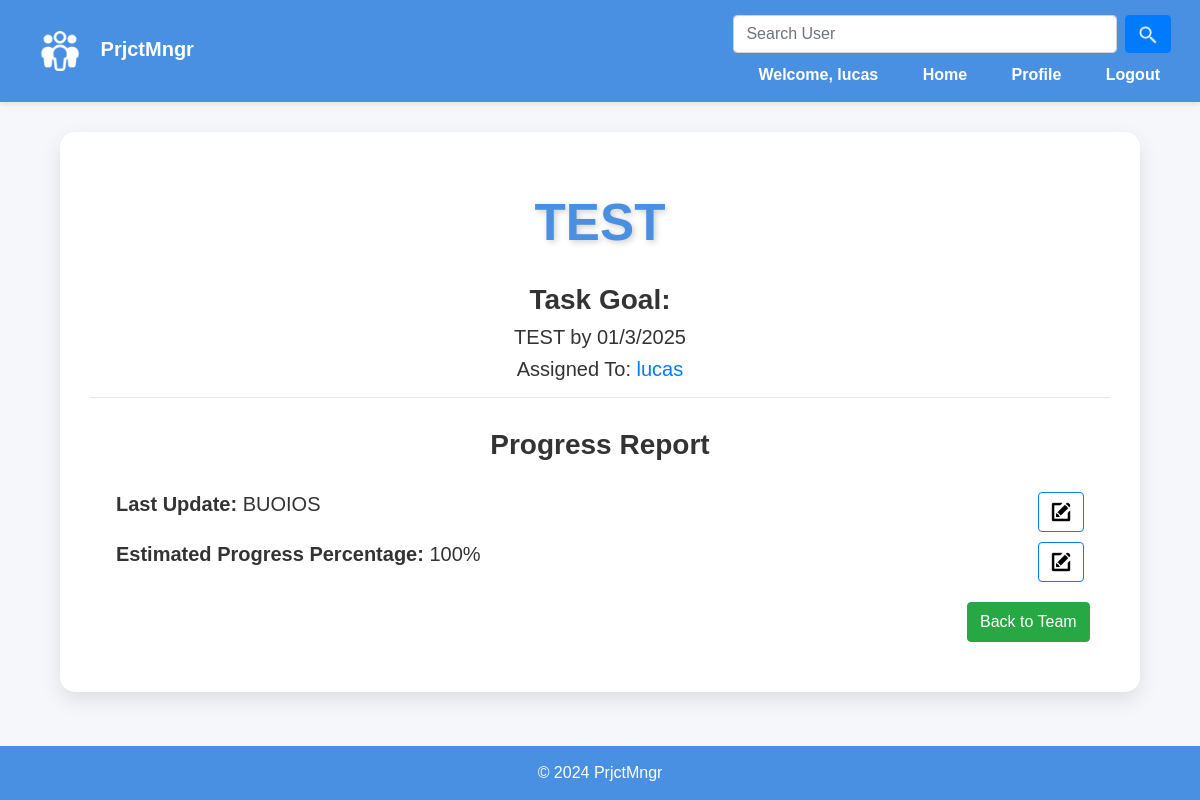
/task/13 (signed in), run on the app's committed database.
### team/models.py (models this page shows)
class User(AbstractUser):
    friends = models.ManyToManyField('self', related_name='friends', blank=True)
    bio = models.TextField()

class Task(models.Model):
    name = models.CharField(max_length=120,default='')
    completed = models.BooleanField(default=False)
    assigned_to = models.ForeignKey('User', on_delete=models.CASCADE, related_name='assigned_tasks')
    deadline = models.DateTimeField()
    priority = models.IntegerField(default=0)
    progress = models.IntegerField(default=0)
    progress_description = models.TextField()
    description = models.TextField(default='',)
    team=models.ForeignKey('Team', on_delete=models.CASCADE, related_name='tasks',default=None)

### team/views.py (the view)
# urls.py: path('task/<int:task_id>', views.task, name='task'),
def task(request,task_id):
    task =Task.objects.get(pk=task_id)
    if request.user in task.team.members.all():
        return render(request,"task.html",{"task":task})
    else:
        teams = Team.objects.filter(members=request.user)
        return render(request, "index.html", {
            "teams": teams,
            "message": "You are not permitted to be view that task."
        })

### team/templates/task.html (shortened to what this page needs)
{% extends "layout.html" %}
{% load static %}
{% block body %}
    {% if user in task.team.members.all %}
        <div style='justify-items: center; text-align: center;'>
            <h1>{{ task.name }}</h1>
            <h3 style="font-weight: bold; text-align: center">Task Goal:</h3>
            <h5 style="text-align:center;width: 60%">{{ task.description }} by {{ task.deadline|date:"m/j/Y"}}</h5>
            <h5 style="text-align: center">Assigned To: <a href="{% url 'profile' task.assigned_to.username %}">{{ task.assigned_to.username }}</a></h5>
        </div>
        <hr>
        <h3 style="text-align: center;margin:30px;font-weight: bold">Progress Report</h3>
        <div id="progress_div">
            <div class = "row" style="justify-content: space-around;">
                <h5 style="width:80%"> <strong> Last Update: </strong> {{ task.progress_description }}</h5>
                {% if task.assigned_to == user %}
                     <button id="edit_button"  style="height:40px" class="btn btn-outline-primary" value="progress_description">
                         <img  style="height:20px;pointer-events: none" src="{% static 'editLogo.png' %}" alt="edit logo">
                     </button>
                 {% endif %}
            </div>
            <div class = "row" style="justify-content: space-around; margin-top: 10px;">
                <h5 style="width:80%"> <strong> Estimated Progress Percentage:</strong> {{ task.progress }}%</h5>
                    {% if task.assigned_to == user %}
                         <button id="edit_button"  style="height:40px" class="btn btn-outline-primary" value="progress">
                             <img  style="height:20px;pointer-events: none" src="{% static 'editLogo.png' %}" alt="edit logo">
                         </button>
                     {% endif %}
            </div>
        </div>
        <div class = "row" style="justify-content: right; margin:2%">
            <form action="{% url 'team' task.team.name %}" method="post">
                <button class = "btn btn-success" style= "height:40px;justify-content: right">Back to Team</button>
             </form>
        </div>
    {% else %}
        <div class = "alert alert-danger">
            You do not have permission to access this page without being a part of the team first.
        </div>
    {% endif %}
{% endblock %}

### team/templates/layout.html (shortened to what this page needs)
{% load static %}
<!DOCTYPE html>
<html lang="en">
<head>
    <link rel="stylesheet" href="https://cdn.jsdelivr.net/npm/bootstrap@4.4.1/dist/css/bootstrap.min.css">
</head>
<body>
    <nav class="navbar navbar-expand-lg">
        <a class="navbar-brand" href="{% url 'index' %}">
            <img src="{% static 'appLogo.png' %}" alt="PrjtMngr Logo">
            PrjctMngr
        </a>
        <div class="ml-auto">
            {% if user.is_authenticated %}
                <form method="POST" action="{% url 'search' %}">
                    <div class="form-row" style="margin-bottom: 10px">
                        <input required id="search_bar" name="search_term" class="form-control mr-sm-2" style="width:85%" type="search" placeholder="Search User"  aria-label="Search">
                        <button class="btn btn-primary" type="submit"><img style="height:20px;pointer-events:none" src="{% static 'searchLogo.png' %}"></button>
                    </div>
                </form>
                <a>Welcome, {{ user.username }}</a>
                <a href="{% url 'index' %}">Home</a>
                <a href="{% url 'profile' user.username %}" >Profile</a>
                <a href="{% url 'logout' %}">Logout</a>
            {% else %}
                <a class="links" href="{% url 'login' %}">Login</a>
                <a class="links" href="{% url 'register' %}">Register</a>
            {% endif %}
        </div>
    </nav>
    <div class="content-container">
        {% block body %}
        {% endblock %}
    </div>
    <footer>
        © 2024 PrjctMngr
    </footer>
</body>
</html>

### team/templates/layout.html (style rules this page uses)
body { font-family: 'Arial', sans-serif; background-color: #f5f7fa; color: #333; margin: 0; padding: 0; }
.navbar { background-color: #4a90e2; padding: 15px 20px; box-shadow: 0 2px 5px rgba(0, 0, 0, 0.1); }
.navbar-brand img { height: 40px; margin-right: 15px; }
.navbar a { color: #fff; margin: 0 20px; text-decoration: none; font-weight: bold; transition: color 0.3s ease; }
h1 { text-align: center; color: #4a90e2; font-size: 3.2rem; margin: 30px 0; font-weight: 700; text-shadow: 2px 2px 6px rgba(0, 0, 0, 0.2); }
.content-container { padding: 30px; background-color: #fff; border-radius: 15px; box-shadow: 0 8px 20px rgba(0, 0, 0, 0.1); margin: 30px auto; max-width: 90%; transition: box-shadow 0.3s ease-in-out; }
footer { background-color: #4a90e2; color: #fff; text-align: center; padding: 15px 0; position: fixed; bottom: 0; width: 100%; font-size: 1rem; }

### data on the page
User: username "lucas"
Task: name "TEST", description "TEST", deadline "01/3/2025", assigned_to.username "lucas", progress_description "BUOIOS", progress "100"
